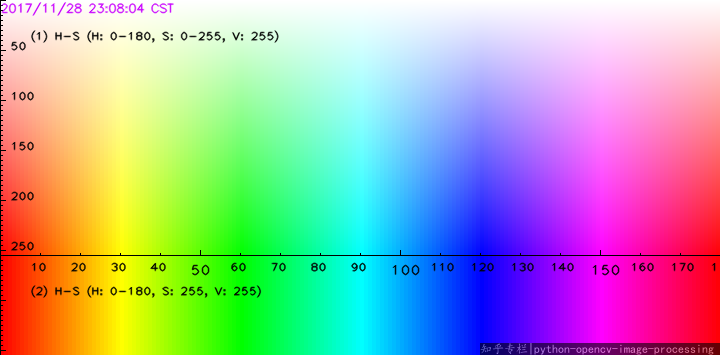
#> input picture hsv.png, 720 x 355 px, given in place of the camera
$ python project_color_detection_css.py
#> lines starting #> are read from the running program, lines starting #| are printed output that depends on the picture; after the words box and inside, x2 and y2 are one past the last pixel; in counts of white or black regions, pixels touching at a corner belong together
#import the necessary packages
import numpy as np
import cv2 as cv
import argparse as ap
import imutils

#Directly specify the path to the video
parser = ap.ArgumentParser()
parser.add_argument("-c", "--Camera")
parser.add_argument("-s", "--Size", type=int, default=64)
args = vars(parser.parse_args())

#define a range of given colors in HSV(hue-saturation-value)
#set range for  colors
lower_color = {'black': (10, 10, 10), 'green': (66, 122, 129), 'blue': (97, 100, 117), 'white': (200, 200, 200),
               'yellow': (23, 59, 119), 'red': (155, 25, 0)}
upper_color = {'black': (50, 55, 55), 'green': (86, 255, 255), 'blue': (117, 255, 255), 'white': (250, 250, 250),
               'yellow': (54, 255, 255), 'red': (179, 255, 255)}

colors = {'black': (0, 0, 0), 'green': (0, 255, 0), 'blue': (255, 0, 0), 'white': (255, 255, 255),
          'yellow': (0, 255, 217), 'red': (0, 0, 255)}

#take a link to a webcam
if not args.get("c", False):
#webcamera no 0 is used to capture the frames
    cam = cv.VideoCapture(0)

else:
    cam = cv.VideoCapture(args["c"])

#loop over frames from the video file stream
while True:

#grab the frame from the threaded video file stream
    (grabbed, frame) = cam.read()
#> frame is the input picture: shape (355, 720, 3); mean B, G, R 170.7, 171.1, 169.8
#if the frame was not grabbed, then we have reached the end
    if args.get("c") and not grabbed:
        break

#resize the frame
    frame = imutils.resize(frame, width=650)
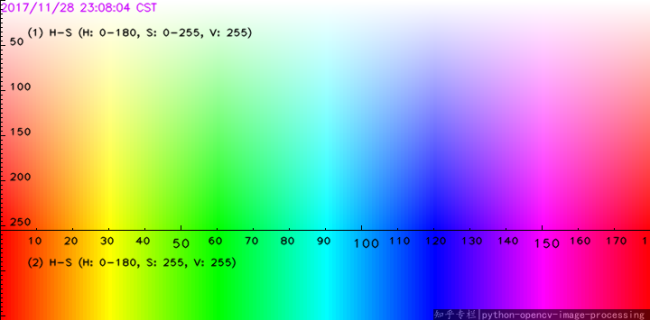
#> frame: shape (320, 650, 3); mean B, G, R 170.7, 171.1, 169.9

    blur = cv.GaussianBlur(frame, (9, 9), 0)
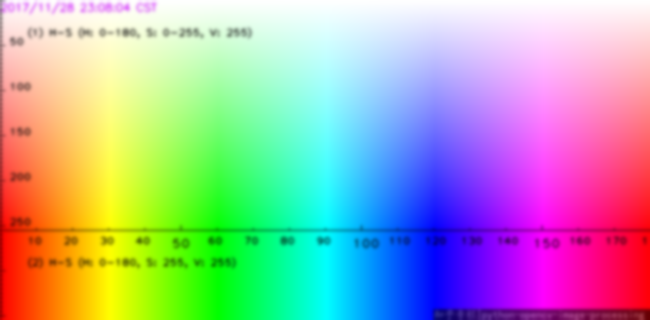
#> blur: shape (320, 650, 3); mean B, G, R 170.8, 171.2, 170
#convert BGR to HSV
    bgr_to_hsv = cv.cvtColor(blur, cv.COLOR_BGR2HSV)
#> bgr_to_hsv: shape (320, 650, 3); mean H, S, V 90.7, 163, 250

# construct a mask for the colors
    for key, value in upper_color.items():
        kernel = np.ones((7, 7), np.uint8)
#masking the image to find our color
        mask = cv.inRange(bgr_to_hsv, lower_color[key], upper_color[key])
        mask = cv.morphologyEx(mask, cv.MORPH_OPEN, kernel)
        mask = cv.morphologyEx(mask, cv.MORPH_CLOSE, kernel)
#finding contours in mask image
        con = cv.findContours(mask.copy(), cv.RETR_EXTERNAL,
                              cv.CHAIN_APPROX_SIMPLE)[-2]
        center = None

        if len(con) > 0:

            m = max(con, key=cv.contourArea)
            ((x, y), radius) = cv.minEnclosingCircle(m)
            M = cv.moments(m)
            cx = int(M["m10"]/M["m00"])
            cy = int(M["m01"]/M["m00"])

            rect = cv.minAreaRect(m)
            box = cv.boxPoints(rect)
            box = np.int0(box)
            cv.drawContours(frame,[box],0,(0,0,0),2)

            if radius > 0.5:
                cv.circle(frame,(cx,cy),int(radius),colors[key],5)
                cv.putText(frame, key + " " + "color", (cx-15,cy-15), cv.FONT_HERSHEY_SIMPLEX, 0.6,
                            colors[key], 2)
#> this loop made 6 passes
#> (x, y, radius, cx, cy, rect, box) on passes 2, 3, 5, 6: (275.5, 214.5, 111, 275, 214, ((275.5, 214.5), (209, 75), -90), [[312, 318], [237, 318], [237, 110], [312, 110]]), (387.5, 204.5, 120.5, 387, 204, ((387.5, 204.5), (229, 75), -90), [[425, 319], [350, 319], [350, 90], [425, 90]]), (140.5, 186.2, 144.7, 140, 186, ((140.5, 186), (266, 115), -90), [[197, 318], [82, 318], [83, 53], [197, 53]]), (604.5, 171, 154.5, 604, 171, ((604, 171), (296, 90), -90), [[649, 319], [559, 319], [559, 23], [649, 23]])
#> pass 2, `mask = cv.inRange(bgr_to_hsv, lower_color[key], upper_color[key])`:
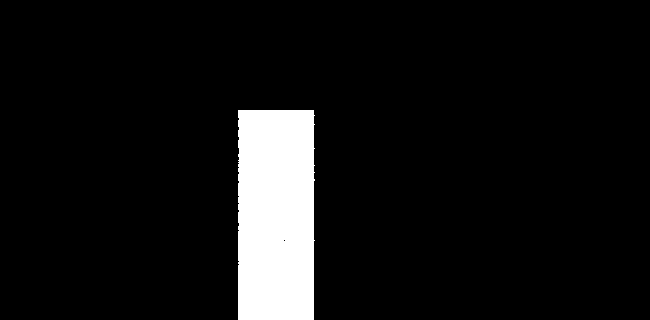
#> mask: shape (320, 650); 7.7% white; 1 white region, box (x1, y1, x2, y2) and area: (238, 110, 315, 320) 15933
#> after the loop:
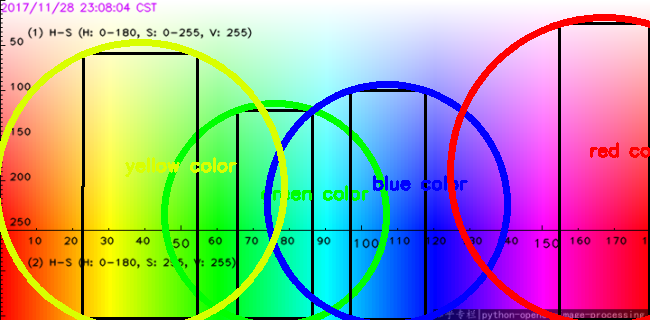
#> frame: shape (320, 650, 3); 12.48% of pixels changed, all inside (x1, y1, x2, y2) = (0, 14, 650, 320)

#show the frame to our screen
    cv.imshow("Frame", frame)

    wk = cv.waitKey(5)
#> (key Esc is pressed here)
    if wk == 27:
        break

#release the captured frame
cam.release()
#destroys all windows
cv.destroyAllWindows()
